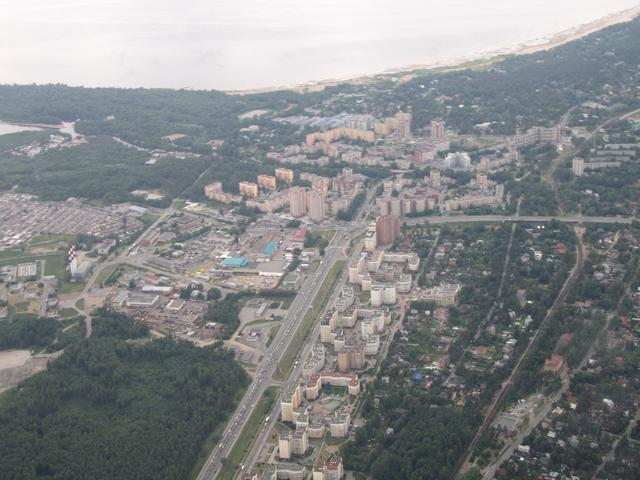
#> input picture openCVcourse/sample photos/data/aero3.jpg, 640 x 480 px
$ python transfermation.py
#> lines starting #> are read from the running program, lines starting #| are printed output that depends on the picture
import cv2 as cv
import numpy as np

img = cv.imread('sample photos/data/aero3.jpg')
#> img is the input picture: shape (480, 640, 3); mean B, G, R 138, 136.7, 134.2
cv.imshow('aero3', img)


def translate(img, x, y):
#> called with x = 100, y = 100
    transMat = np.float32([[1, 0, x], [0, 1, y]])
    dimensions = (img.shape[1], img.shape[0])
#> dimensions = (640, 480)
    return cv.warpAffine(img, transMat, dimensions)
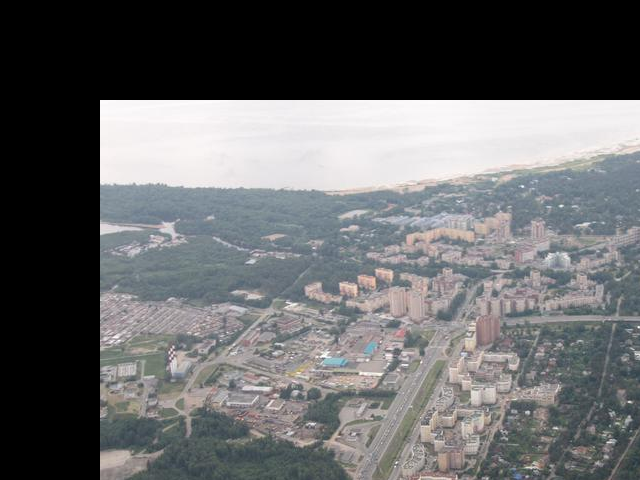
#> returned value: shape (480, 640, 3); mean of channels 0, 1, 2 104.8, 103.5, 102.7; drawn as B, G, R


translated = translate(img, 100, 100) # x and y could also be negative (just like transformation in math)
cv.imshow('Translated', translated)


# Rotation
def rotate(img, angle, rotPoint=None):
#> called with angle = -45
    (height, width) = img.shape[:2]
#> height = 480; width = 640

    if rotPoint is None:
        rotPoint = (width // 2, height // 2)
#> rotPoint = (320, 240)

    rotMat = cv.getRotationMatrix2D(rotPoint, angle, 1.0)
    dimensions = (width, height)
#> dimensions = (640, 480)

    return cv.warpAffine(img, rotMat, dimensions)
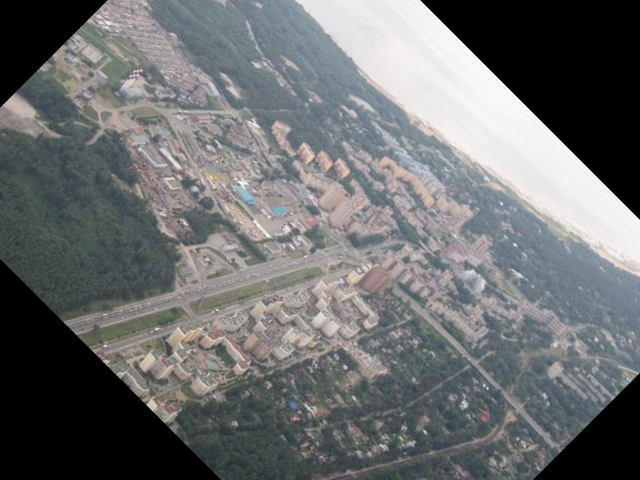
#> returned value: shape (480, 640, 3); mean of channels 0, 1, 2 110.1, 109.2, 107.3; drawn as B, G, R


rotated = rotate(img, -45)
cv.imshow('Rotated', rotated)

rotated_rotated = rotate(img, -90)
#> call 2 of rotate, with angle = -90
#> in rotate (call 2), `return cv.warpAffine(img, rotMat, dimensions)`:
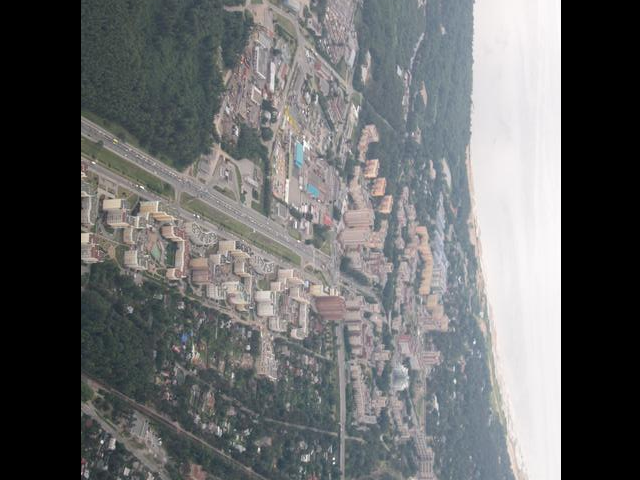
#> returned value: shape (480, 640, 3); mean of channels 0, 1, 2 106, 105.3, 103.9; drawn as B, G, R
cv.imshow('Rotated Rotated', rotated_rotated)

# Resizing
resized = cv.resize(img, (500, 500), interpolation=cv.INTER_CUBIC)
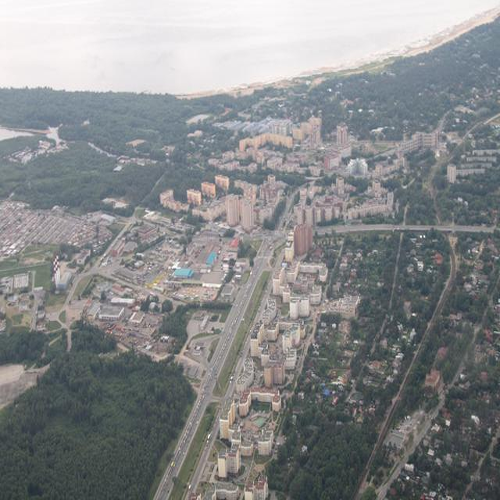
#> resized: shape (500, 500, 3); mean B, G, R 138, 136.7, 134.2
cv.imshow('Resized', resized)

# Flipping
flip = cv.flip(img, -1)
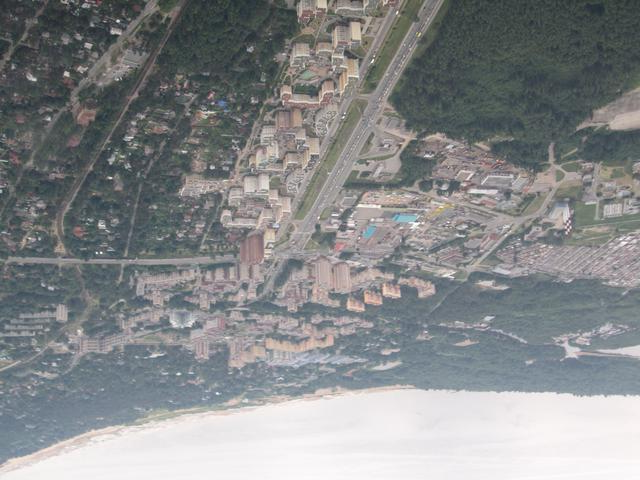
#> flip: shape (480, 640, 3); mean B, G, R 138, 136.7, 134.2
cv.imshow('Flip', flip)

# Cropping
cropped = img[200:400, 300:400]
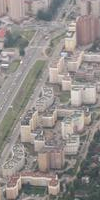
#> cropped: shape (200, 100, 3); mean B, G, R 139, 141.9, 147.7
cv.imshow('Cropped', cropped)

cv.waitKey(0)

$ run again, with openCVcourse/sample photos/data/aero1.jpg copied over openCVcourse/sample photos/data/aero3.jpg
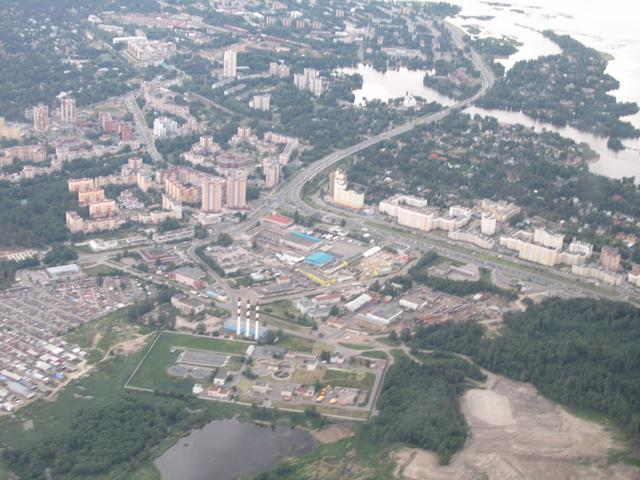
#> input picture openCVcourse/sample photos/data/aero1.jpg, 640 x 480 px
#> img is the input picture: shape (480, 640, 3); mean B, G, R 153.6, 150.4, 147.6
#> `flip = cv.flip(img, -1)`:
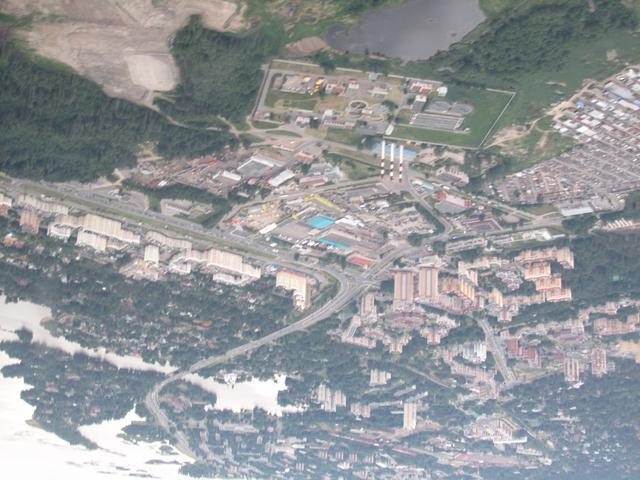
#> flip: shape (480, 640, 3); mean B, G, R 153.6, 150.4, 147.6
#> `cropped = img[200:400, 300:400]`:
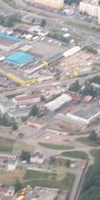
#> cropped: shape (200, 100, 3); mean B, G, R 161.2, 163.2, 167.7
